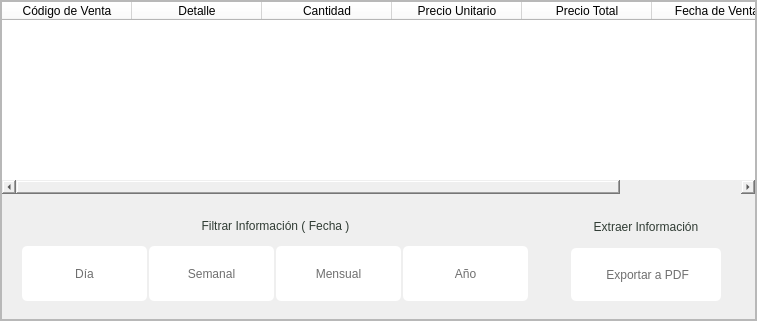
                     <widget class="QFrame" name="frame_9">
                      <property name="frameShape">
                       <enum>QFrame::StyledPanel</enum>
                      </property>
                      <property name="frameShadow">
                       <enum>QFrame::Raised</enum>
                      </property>
                      <layout class="QHBoxLayout" name="horizontalLayout_21">
                       <property name="spacing">
                        <number>0</number>
                       </property>
                       <property name="leftMargin">
                        <number>0</number>
                       </property>
                       <property name="topMargin">
                        <number>0</number>
                       </property>
                       <property name="rightMargin">
                        <number>0</number>
                       </property>
                       <property name="bottomMargin">
                        <number>0</number>
                       </property>
                       <item>
                        <widget class="QFrame" name="frame_12">
                         <property name="minimumSize">
                          <size>
                           <width>755</width>
                           <height>0</height>
                          </size>
                         </property>
                         <property name="styleSheet">
                          <string notr="true"/>
                         </property>
                         <property name="frameShape">
                          <enum>QFrame::StyledPanel</enum>
                         </property>
                         <property name="frameShadow">
                          <enum>QFrame::Raised</enum>
                         </property>
                         <layout class="QVBoxLayout" name="verticalLayout_28">
                          <property name="spacing">
                           <number>0</number>
                          </property>
                          <property name="leftMargin">
                           <number>0</number>
                          </property>
                          <property name="topMargin">
                           <number>0</number>
                          </property>
                          <property name="rightMargin">
                           <number>0</number>
                          </property>
                          <property name="bottomMargin">
                           <number>0</number>
                          </property>
                          <item>
                           <widget class="QFrame" name="frame_66">
                            <property name="styleSheet">
                             <string notr="true">border-top-left-radius:5px;
border-top-right-radius:5px;
border-bottom-left-radius:5px;
border-bottom-right-radius:5px;
</string>
                            </property>
                            <property name="frameShape">
                             <enum>QFrame::StyledPanel</enum>
                            </property>
                            <property name="frameShadow">
                             <enum>QFrame::Raised</enum>
                            </property>
                            <layout class="QVBoxLayout" name="verticalLayout_31">
                             <property name="spacing">
                              <number>0</number>
                             </property>
                             <property name="leftMargin">
                              <number>0</number>
                             </property>
                             <property name="topMargin">
                              <number>0</number>
                             </property>
                             <property name="rightMargin">
                              <number>0</number>
                             </property>
                             <property name="bottomMargin">
                              <number>0</number>
                             </property>
                             <item>
                              <widget class="QTableWidget" name="bd_cierre">
                               <property name="styleSheet">
                                <string notr="true">font: bold 9pt &quot;Nunito&quot;;
background-color: rgb(255, 255, 255);</string>
                               </property>
                               <property name="lineWidth">
                                <number>1</number>
                               </property>
                               <property name="showGrid">
                                <bool>true</bool>
                               </property>
                               <attribute name="horizontalHeaderDefaultSectionSize">
                                <number>130</number>
                               </attribute>
                               <attribute name="verticalHeaderVisible">
                                <bool>false</bool>
                               </attribute>
                               <column>
                                <property name="text">
                                 <string>Código de Venta</string>
                                </property>
                               </column>
                               <column>
                                <property name="text">
                                 <string>Detalle</string>
                                </property>
                               </column>
                               <column>
                                <property name="text">
                                 <string>Cantidad</string>
                                </property>
                               </column>
                               <column>
                                <property name="text">
                                 <string>Precio Unitario</string>
                                </property>
                               </column>
                               <column>
                                <property name="text">
                                 <string>Precio Total</string>
                                </property>
                               </column>
                               <column>
                                <property name="text">
                                 <string>Fecha de Venta</string>
                                </property>
                               </column>
                              </widget>
                             </item>
                             <item>
                              <widget class="QFrame" name="frame_68">
                               <property name="minimumSize">
                                <size>
                                 <width>0</width>
                                 <height>125</height>
                                </size>
                               </property>
                               <property name="maximumSize">
                                <size>
                                 <width>16777215</width>
                                 <height>150</height>
                                </size>
                               </property>
                               <property name="frameShape">
                                <enum>QFrame::StyledPanel</enum>
                               </property>
                               <property name="frameShadow">
                                <enum>QFrame::Raised</enum>
                               </property>
                               <layout class="QHBoxLayout" name="horizontalLayout_6">
                                <item>
                                 <widget class="QFrame" name="frame_67">
                                  <property name="frameShape">
                                   <enum>QFrame::StyledPanel</enum>
                                  </property>
                                  <property name="frameShadow">
                                   <enum>QFrame::Raised</enum>
                                  </property>
                                  <layout class="QVBoxLayout" name="verticalLayout_6">
                                   <item>
                                    <widget class="QLabel" name="label_2">
                                     <property name="styleSheet">
                                      <string notr="true">color: rgb(48, 60, 52);
font: bold 10pt &quot;Nunito&quot;;</string>
                                     </property>
                                     <property name="text">
                                      <string>Filtrar Información ( Fecha )</string>
                                     </property>
                                     <property name="alignment">
                                      <set>Qt::AlignCenter</set>
                                     </property>
                                    </widget>
                                   </item>
                                   <item>
                                    <widget class="QFrame" name="frame_69">
                                     <property name="frameShape">
                                      <enum>QFrame::StyledPanel</enum>
                                     </property>
                                     <property name="frameShadow">
                                      <enum>QFrame::Raised</enum>
                                     </property>
                                     <layout class="QHBoxLayout" name="horizontalLayout_46">
                                      <property name="spacing">
                                       <number>0</number>
                                      </property>
                                      <property name="leftMargin">
                                       <number>0</number>
                                      </property>
                                      <property name="topMargin">
                                       <number>0</number>
                                      </property>
                                      <property name="rightMargin">
                                       <number>0</number>
                                      </property>
                                      <property name="bottomMargin">
                                       <number>0</number>
                                      </property>
                                      <item>
                                       <widget class="QFrame" name="frame_140">
                                        <property name="minimumSize">
                                         <size>
                                          <width>75</width>
                                          <height>55</height>
                                         </size>
                                        </property>
                                        <property name="maximumSize">
                                         <size>
                                          <width>125</width>
                                          <height>55</height>
                                         </size>
                                        </property>
                                        <property name="styleSheet">
                                         <string notr="true">border-top-left-radius:5px;
border-top-right-radius:5px;
border-bottom-left-radius:5px;
border-bottom-right-radius:5px;
background-color: rgb(255, 255, 255);</string>
                                        </property>
                                        <property name="frameShape">
                                         <enum>QFrame::StyledPanel</enum>
                                        </property>
                                        <property name="frameShadow">
                                         <enum>QFrame::Raised</enum>
                                        </property>
                                        <layout class="QHBoxLayout" name="horizontalLayout_81">
                                         <item>
                                          <widget class="QPushButton" name="btn_dia">
                                           <property name="minimumSize">
                                            <size>
                                             <width>0</width>
                                             <height>35</height>
                                            </size>
                                           </property>
                                           <property name="styleSheet">
                                            <string notr="true">QPushButton{
border:Opx;
border-top-left-radius:5px;
border-top-right-radius:5px;
border-bottom-left-radius:5px;
border-bottom-right-radius:5px;
color: rgb(111, 111, 111);
font: bold 9pt &quot;Nunito&quot;;
}

QPushButton:hover{
color: rgb(0,0,0);
font: bold 9pt &quot;Nunito&quot;;
border-top-left-radius:5px;
border-top-right-radius:5px;
border-bottom-left-radius:5px;
border-bottom-right-radius:5px;
background-color: #f0f0f0
}


</string>
                                           </property>
                                           <property name="text">
                                            <string>Día</string>
                                           </property>
                                           <property name="iconSize">
                                            <size>
                                             <width>25</width>
                                             <height>25</height>
                                            </size>
                                           </property>
                                          </widget>
                                         </item>
                                        </layout>
                                       </widget>
                                      </item>
                                      <item>
                                       <widget class="QFrame" name="frame_142">
                                        <property name="minimumSize">
                                         <size>
                                          <width>75</width>
                                          <height>55</height>
                                         </size>
                                        </property>
                                        <property name="maximumSize">
                                         <size>
                                          <width>125</width>
                                          <height>55</height>
                                         </size>
                                        </property>
                                        <property name="styleSheet">
                                         <string notr="true">border-top-left-radius:5px;
border-top-right-radius:5px;
border-bottom-left-radius:5px;
border-bottom-right-radius:5px;
background-color: rgb(255, 255, 255);</string>
                                        </property>
                                        <property name="frameShape">
                                         <enum>QFrame::StyledPanel</enum>
                                        </property>
                                        <property name="frameShadow">
                                         <enum>QFrame::Raised</enum>
                                        </property>
                                        <layout class="QHBoxLayout" name="horizontalLayout_83">
                                         <item>
                                          <widget class="QPushButton" name="btn_semana">
                                           <property name="minimumSize">
                                            <size>
                                             <width>0</width>
                                             <height>35</height>
                                            </size>
                                           </property>
                                           <property name="styleSheet">
                                            <string notr="true">QPushButton{
border:Opx;
border-top-left-radius:5px;
border-top-right-radius:5px;
border-bottom-left-radius:5px;
border-bottom-right-radius:5px;
color: rgb(111, 111, 111);
font: bold 9pt &quot;Nunito&quot;;
}

QPushButton:hover{
color: rgb(0,0,0);
font: bold 9pt &quot;Nunito&quot;;
border-top-left-radius:5px;
border-top-right-radius:5px;
border-bottom-left-radius:5px;
border-bottom-right-radius:5px;
background-color: #f0f0f0
}


</string>
                                           </property>
                                           <property name="text">
                                            <string>Semanal</string>
                                           </property>
                                           <property name="iconSize">
                                            <size>
                                             <width>25</width>
                                             <height>25</height>
                                            </size>
                                           </property>
                                          </widget>
                                         </item>
                                        </layout>
                                       </widget>
                                      </item>
                                      <item>
                                       <widget class="QFrame" name="frame_143">
                                        <property name="minimumSize">
                                         <size>
                                          <width>75</width>
                                          <height>55</height>
                                         </size>
                                        </property>
                                        <property name="maximumSize">
                                         <size>
                                          <width>125</width>
                                          <height>55</height>
                                         </size>
                                        </property>
                                        <property name="styleSheet">
                                         <string notr="true">border-top-left-radius:5px;
border-top-right-radius:5px;
border-bottom-left-radius:5px;
border-bottom-right-radius:5px;
background-color: rgb(255, 255, 255);</string>
                                        </property>
                                        <property name="frameShape">
                                         <enum>QFrame::StyledPanel</enum>
                                        </property>
                                        <property name="frameShadow">
                                         <enum>QFrame::Raised</enum>
                                        </property>
                                        <layout class="QHBoxLayout" name="horizontalLayout_84">
                                         <item>
                                          <widget class="QPushButton" name="btn_mes">
                                           <property name="minimumSize">
                                            <size>
                                             <width>0</width>
                                             <height>35</height>
                                            </size>
                                           </property>
                                           <property name="styleSheet">
                                            <string notr="true">QPushButton{
border:Opx;
border-top-left-radius:5px;
border-top-right-radius:5px;
border-bottom-left-radius:5px;
border-bottom-right-radius:5px;
color: rgb(111, 111, 111);
font: bold 9pt &quot;Nunito&quot;;
}

QPushButton:hover{
color: rgb(0,0,0);
font: bold 9pt &quot;Nunito&quot;;
border-top-left-radius:5px;
border-top-right-radius:5px;
border-bottom-left-radius:5px;
border-bottom-right-radius:5px;
background-color: #f0f0f0
}


</string>
                                           </property>
                                           <property name="text">
                                            <string>Mensual</string>
                                           </property>
                                           <property name="iconSize">
                                            <size>
                                             <width>25</width>
                                             <height>25</height>
                                            </size>
                                           </property>
                                          </widget>
                                         </item>
                                        </layout>
                                       </widget>
                                      </item>
                                      <item>
                                       <widget class="QFrame" name="frame_144">
                                        <property name="minimumSize">
                                         <size>
                                          <width>75</width>
                                          <height>55</height>
                                         </size>
                                        </property>
                                        <property name="maximumSize">
                                         <size>
                                          <width>125</width>
                                          <height>55</height>
                                         </size>
                                        </property>
                                        <property name="styleSheet">
                                         <string notr="true">border-top-left-radius:5px;
border-top-right-radius:5px;
border-bottom-left-radius:5px;
border-bottom-right-radius:5px;
background-color: rgb(255, 255, 255);</string>
                                        </property>
                                        <property name="frameShape">
                                         <enum>QFrame::StyledPanel</enum>
                                        </property>
                                        <property name="frameShadow">
                                         <enum>QFrame::Raised</enum>
                                        </property>
                                        <layout class="QHBoxLayout" name="horizontalLayout_85">
                                         <item>
                                          <widget class="QPushButton" name="btn_anio">
                                           <property name="minimumSize">
                                            <size>
                                             <width>0</width>
                                             <height>35</height>
                                            </size>
                                           </property>
                                           <property name="styleSheet">
                                            <string notr="true">QPushButton{
border:Opx;
border-top-left-radius:5px;
border-top-right-radius:5px;
border-bottom-left-radius:5px;
border-bottom-right-radius:5px;
color: rgb(111, 111, 111);
font: bold 9pt &quot;Nunito&quot;;
}

QPushButton:hover{
color: rgb(0,0,0);
font: bold 9pt &quot;Nunito&quot;;
border-top-left-radius:5px;
border-top-right-radius:5px;
border-bottom-left-radius:5px;
border-bottom-right-radius:5px;
background-color: #f0f0f0
}


</string>
                                           </property>
                                           <property name="text">
                                            <string>Año</string>
                                           </property>
                                           <property name="iconSize">
                                            <size>
                                             <width>25</width>
                                             <height>25</height>
                                            </size>
                                           </property>
                                          </widget>
                                         </item>
                                        </layout>
                                       </widget>
                                      </item>
                                     </layout>
                                    </widget>
                                   </item>
                                  </layout>
                                 </widget>
                                </item>
                                <item>
                                 <widget class="QFrame" name="frame_8">
                                  <property name="minimumSize">
                                   <size>
                                    <width>50</width>
                                    <height>0</height>
                                   </size>
                                  </property>
                                  <property name="maximumSize">
                                   <size>
                                    <width>200</width>
                                    <height>16777215</height>
                                   </size>
                                  </property>
                                  <property name="frameShape">
                                   <enum>QFrame::StyledPanel</enum>
                                  </property>
                                  <property name="frameShadow">
                                   <enum>QFrame::Raised</enum>
                                  </property>
                                  <layout class="QVBoxLayout" name="verticalLayout_32">
                                   <item>
                                    <widget class="QLabel" name="label_4">
                                     <property name="styleSheet">
                                      <string notr="true">color: rgb(48, 60, 52);
font: bold 10pt &quot;Nunito&quot;;</string>
                                     </property>
                                     <property name="text">
                                      <string>Extraer Información</string>
                                     </property>
                                     <property name="alignment">
                                      <set>Qt::AlignCenter</set>
                                     </property>
                                    </widget>
                                   </item>
                                   <item>
                                    <widget class="QFrame" name="frame_70">
                                     <property name="frameShape">
                                      <enum>QFrame::StyledPanel</enum>
                                     </property>
                                     <property name="frameShadow">
                                      <enum>QFrame::Raised</enum>
                                     </property>
                                     <layout class="QHBoxLayout" name="horizontalLayout_45">
                                      <property name="spacing">
                                       <number>0</number>
                                      </property>
                                      <property name="leftMargin">
                                       <number>0</number>
                                      </property>
                                      <property name="topMargin">
                                       <number>0</number>
                                      </property>
                                      <property name="rightMargin">
                                       <number>0</number>
                                      </property>
                                      <property name="bottomMargin">
                                       <number>0</number>
                                      </property>
                                      <item>
                                       <widget class="QFrame" name="frame_141">
                                        <property name="minimumSize">
                                         <size>
                                          <width>150</width>
                                          <height>45</height>
                                         </size>
                                        </property>
                                        <property name="maximumSize">
                                         <size>
                                          <width>125</width>
                                          <height>55</height>
                                         </size>
                                        </property>
                                        <property name="styleSheet">
                                         <string notr="true">border-top-left-radius:5px;
border-top-right-radius:5px;
border-bottom-left-radius:5px;
border-bottom-right-radius:5px;
background-color: rgb(255, 255, 255);</string>
                                        </property>
                                        <property name="frameShape">
                                         <enum>QFrame::StyledPanel</enum>
                                        </property>
                                        <property name="frameShadow">
                                         <enum>QFrame::Raised</enum>
                                        </property>
                                        <layout class="QHBoxLayout" name="horizontalLayout_82">
                                         <item>
                                          <widget class="QPushButton" name="pushButton_21">
                                           <property name="minimumSize">
                                            <size>
                                             <width>0</width>
                                             <height>35</height>
                                            </size>
                                           </property>
                                           <property name="maximumSize">
                                            <size>
                                             <width>16777215</width>
                                             <height>35</height>
                                            </size>
                                           </property>
                                           <property name="styleSheet">
                                            <string notr="true">QPushButton{
border:Opx;
border-top-left-radius:5px;
border-top-right-radius:5px;
border-bottom-left-radius:5px;
border-bottom-right-radius:5px;
color: rgb(111, 111, 111);
font: bold 9pt &quot;Nunito&quot;;
}

QPushButton:hover{
color: rgb(0,0,0);
font: bold 9pt &quot;Nunito&quot;;
border-top-left-radius:5px;
border-top-right-radius:5px;
border-bottom-left-radius:5px;
border-bottom-right-radius:5px;
background-color: #f0f0f0
}


</string>
                                           </property>
                                           <property name="text">
                                            <string> Exportar a PDF</string>
                                           </property>
                                           <property name="icon">
                                            <iconset>
                                             <normaloff>InterfaceImages/exportar.png</normaloff>InterfaceImages/exportar.png</iconset>
                                           </property>
                                           <property name="iconSize">
                                            <size>
                                             <width>25</width>
                                             <height>25</height>
                                            </size>
                                           </property>
                                          </widget>
                                         </item>
                                        </layout>
                                       </widget>
                                      </item>
                                     </layout>
                                    </widget>
                                   </item>
                                  </layout>
                                 </widget>
                                </item>
                               </layout>
                              </widget>
                             </item>
                            </layout>
                           </widget>
                          </item>
                         </layout>
                        </widget>
                       </item>
                      </layout>
                     </widget>
